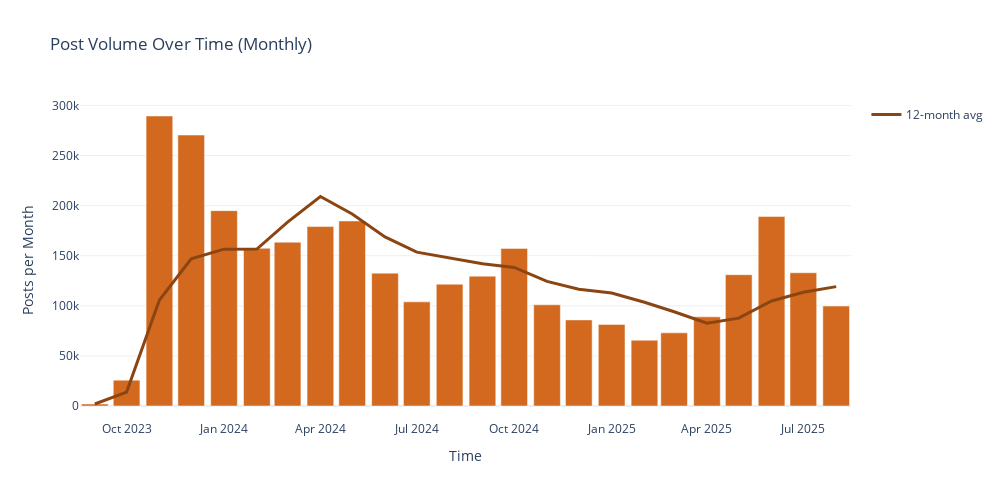

Source (notebook cell):
### Code cell
import plotly.graph_objects as go

# Ensure chronological order, then 3-month running average
monthly_counts = monthly_counts.sort_values('month_name')
monthly_counts['ma_3'] = monthly_counts['post_count'].rolling(3, min_periods=1).mean()
monthly_counts['ma_6'] = monthly_counts['post_count'].rolling(6, min_periods=1).mean()

# Bar chart
fig = px.bar(
    monthly_counts, x='month_name', y='post_count',
    title='Post Volume Over Time (Monthly)',
    labels={'date': 'Month', 'post_count': 'Number of Posts'},
    color_discrete_sequence=['#D2691E']
)

# Overlay running average
fig.add_trace(go.Scatter(
    x=monthly_counts['month_name'], y=monthly_counts['ma_6'],
    name='12-month avg', mode='lines',
    line=dict(color='#8B4513', width=3)
))

fig.update_layout(
    height=500, width=1000, bargap=0.1,
    paper_bgcolor='rgba(0,0,0,0)', plot_bgcolor='rgba(0,0,0,0)',
    xaxis_title='Time', yaxis_title='Posts per Month'
)
fig.show()

### Figure 1 — Plotly figure (JSON) as saved in the notebook; plotly's stock layout.template omitted (floating-point values rounded to 4 significant figures)
{"data": [{"hovertemplate": "month_name=%{x}<br>Number of Posts=%{y}<extra></extra>", "legendgroup": "", "marker": {"color": "#D2691E", "pattern": {"shape": ""}}, "name": "", "orientation": "v", "showlegend": false, "textposition": "auto", "type": "bar", "x": ["2023-09", "2023-10", "2023-11", "2023-12", "2024-01", "2024-02", "2024-03", "2024-04", "2024-05", "2024-06", "2024-07", "2024-08", "2024-09", "2024-10", "2024-11", "2024-12", "2025-01", "2025-02", "2025-03", "2025-04", "2025-05", "2025-06", "2025-07", "2025-08"], "xaxis": "x", "y": [2034, 25790, 289402, 270405, 194976, 157363, 163465, 179069, 184685, 132615, 103952, 121595, 129627, 157310, 101038, 85961, 81450, 65700, 73048, 88978, 131057, 189053, 133013, 99755], "yaxis": "y"}, {"line": {"color": "#8B4513", "width": 3}, "mode": "lines", "name": "12-month avg", "type": "scatter", "x": ["2023-09", "2023-10", "2023-11", "2023-12", "2024-01", "2024-02", "2024-03", "2024-04", "2024-05", "2024-06", "2024-07", "2024-08", "2024-09", "2024-10", "2024-11", "2024-12", "2025-01", "2025-02", "2025-03", "2025-04", "2025-05", "2025-06", "2025-07", "2025-08"], "y": [2034.0, 13910.0, 105700.0, 146900.0, 156500.0, 156700.0, 183600.0, 209100.0, 191700.0, 168700.0, 153500.0, 147600.0, 141900.0, 138300.0, 124400.0, 116600.0, 112800.0, 103500.0, 94080.0, 82700.0, 87700.0, 104900.0, 113500.0, 119200.0]}], "layout": {"bargap": 0.1, "barmode": "relative", "height": 500, "legend": {"tracegroupgap": 0}, "paper_bgcolor": "rgba(0,0,0,0)", "plot_bgcolor": "rgba(0,0,0,0)", "title": {"text": "Post Volume Over Time (Monthly)"}, "width": 1000, "xaxis": {"anchor": "y", "domain": [0, 1], "title": {"text": "Time"}}, "yaxis": {"anchor": "x", "domain": [0, 1], "title": {"text": "Posts per Month"}}}}
